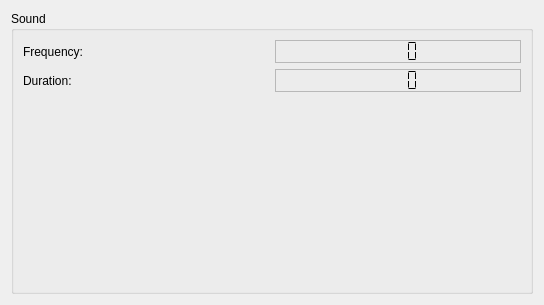
<?xml version="1.0" encoding="UTF-8"?>
<ui version="4.0">
 <class>SoundWidget</class>
 <widget class="QWidget" name="SoundWidget">
  <property name="geometry">
   <rect>
    <x>0</x>
    <y>0</y>
    <width>544</width>
    <height>305</height>
   </rect>
  </property>
  <property name="sizePolicy">
   <sizepolicy hsizetype="Preferred" vsizetype="Expanding">
    <horstretch>0</horstretch>
    <verstretch>0</verstretch>
   </sizepolicy>
  </property>
  <property name="windowTitle">
   <string>Form</string>
  </property>
  <layout class="QVBoxLayout" name="verticalLayout">
   <item>
    <widget class="QGroupBox" name="groupBox">
     <property name="sizePolicy">
      <sizepolicy hsizetype="Preferred" vsizetype="Expanding">
       <horstretch>0</horstretch>
       <verstretch>0</verstretch>
      </sizepolicy>
     </property>
     <property name="title">
      <string>Sound</string>
     </property>
     <layout class="QVBoxLayout" name="verticalLayout_2">
      <item>
       <layout class="QGridLayout" name="gridLayout">
        <item row="0" column="0">
         <widget class="QLabel" name="label">
          <property name="text">
           <string>Frequency:</string>
          </property>
         </widget>
        </item>
        <item row="0" column="1">
         <widget class="QLCDNumber" name="m_lcd_frequency">
          <property name="frameShape">
           <enum>QFrame::StyledPanel</enum>
          </property>
          <property name="numDigits">
           <number>4</number>
          </property>
          <property name="segmentStyle">
           <enum>QLCDNumber::Flat</enum>
          </property>
         </widget>
        </item>
        <item row="1" column="0">
         <widget class="QLabel" name="label_2">
          <property name="text">
           <string>Duration:</string>
          </property>
         </widget>
        </item>
        <item row="1" column="1">
         <widget class="QLCDNumber" name="m_lcd_duration">
          <property name="frameShape">
           <enum>QFrame::StyledPanel</enum>
          </property>
          <property name="numDigits">
           <number>4</number>
          </property>
          <property name="segmentStyle">
           <enum>QLCDNumber::Flat</enum>
          </property>
         </widget>
        </item>
       </layout>
      </item>
      <item>
       <spacer name="verticalSpacer">
        <property name="orientation">
         <enum>Qt::Vertical</enum>
        </property>
        <property name="sizeHint" stdset="0">
         <size>
          <width>20</width>
          <height>40</height>
         </size>
        </property>
       </spacer>
      </item>
     </layout>
    </widget>
   </item>
  </layout>
 </widget>
 <resources/>
 <connections/>
</ui>
